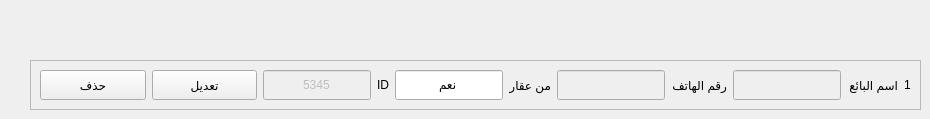
          <widget class="QWidget" name="tab_4">
           <attribute name="title">
            <string>Page</string>
           </attribute>
           <widget class="QFrame" name="frame_14">
            <property name="geometry">
             <rect>
              <x>30</x>
              <y>60</y>
              <width>891</width>
              <height>50</height>
             </rect>
            </property>
            <property name="sizePolicy">
             <sizepolicy hsizetype="Expanding" vsizetype="Expanding">
              <horstretch>0</horstretch>
              <verstretch>0</verstretch>
             </sizepolicy>
            </property>
            <property name="maximumSize">
             <size>
              <width>16777215</width>
              <height>50</height>
             </size>
            </property>
            <property name="layoutDirection">
             <enum>Qt::LeftToRight</enum>
            </property>
            <property name="frameShape">
             <enum>QFrame::StyledPanel</enum>
            </property>
            <property name="frameShadow">
             <enum>QFrame::Sunken</enum>
            </property>
            <layout class="QGridLayout" name="gridLayout_50">
             <item row="0" column="10">
              <widget class="QLabel" name="label_146">
               <property name="text">
                <string>1</string>
               </property>
              </widget>
             </item>
             <item row="0" column="5">
              <widget class="QLabel" name="label_148">
               <property name="text">
                <string>من عقار</string>
               </property>
              </widget>
             </item>
             <item row="0" column="1">
              <widget class="QPushButton" name="pushButton_32">
               <property name="sizePolicy">
                <sizepolicy hsizetype="Expanding" vsizetype="Expanding">
                 <horstretch>0</horstretch>
                 <verstretch>0</verstretch>
                </sizepolicy>
               </property>
               <property name="text">
                <string>تعديل</string>
               </property>
              </widget>
             </item>
             <item row="0" column="2">
              <widget class="QLineEdit" name="lineEdit_46">
               <property name="enabled">
                <bool>false</bool>
               </property>
               <property name="sizePolicy">
                <sizepolicy hsizetype="Expanding" vsizetype="Expanding">
                 <horstretch>0</horstretch>
                 <verstretch>0</verstretch>
                </sizepolicy>
               </property>
               <property name="text">
                <string>5345</string>
               </property>
               <property name="alignment">
                <set>Qt::AlignCenter</set>
               </property>
              </widget>
             </item>
             <item row="0" column="3">
              <widget class="QLabel" name="label_150">
               <property name="sizePolicy">
                <sizepolicy hsizetype="Preferred" vsizetype="Expanding">
                 <horstretch>0</horstretch>
                 <verstretch>0</verstretch>
                </sizepolicy>
               </property>
               <property name="text">
                <string>ID</string>
               </property>
              </widget>
             </item>
             <item row="0" column="6">
              <widget class="QLineEdit" name="lineEdit_47">
               <property name="enabled">
                <bool>false</bool>
               </property>
               <property name="sizePolicy">
                <sizepolicy hsizetype="Expanding" vsizetype="Expanding">
                 <horstretch>0</horstretch>
                 <verstretch>0</verstretch>
                </sizepolicy>
               </property>
               <property name="alignment">
                <set>Qt::AlignCenter</set>
               </property>
              </widget>
             </item>
             <item row="0" column="0">
              <widget class="QPushButton" name="pushButton_33">
               <property name="sizePolicy">
                <sizepolicy hsizetype="Expanding" vsizetype="Expanding">
                 <horstretch>0</horstretch>
                 <verstretch>0</verstretch>
                </sizepolicy>
               </property>
               <property name="text">
                <string>حذف</string>
               </property>
              </widget>
             </item>
             <item row="0" column="7">
              <widget class="QLabel" name="label_151">
               <property name="sizePolicy">
                <sizepolicy hsizetype="Preferred" vsizetype="Expanding">
                 <horstretch>0</horstretch>
                 <verstretch>0</verstretch>
                </sizepolicy>
               </property>
               <property name="text">
                <string>رقم الهاتف</string>
               </property>
              </widget>
             </item>
             <item row="0" column="8">
              <widget class="QLineEdit" name="lineEdit_48">
               <property name="enabled">
                <bool>false</bool>
               </property>
               <property name="sizePolicy">
                <sizepolicy hsizetype="Expanding" vsizetype="Expanding">
                 <horstretch>0</horstretch>
                 <verstretch>0</verstretch>
                </sizepolicy>
               </property>
               <property name="alignment">
                <set>Qt::AlignCenter</set>
               </property>
              </widget>
             </item>
             <item row="0" column="9">
              <widget class="QLabel" name="label_152">
               <property name="sizePolicy">
                <sizepolicy hsizetype="Preferred" vsizetype="Expanding">
                 <horstretch>0</horstretch>
                 <verstretch>0</verstretch>
                </sizepolicy>
               </property>
               <property name="text">
                <string>اسم البائع</string>
               </property>
              </widget>
             </item>
             <item row="0" column="4">
              <widget class="QLineEdit" name="lineEdit_49">
               <property name="sizePolicy">
                <sizepolicy hsizetype="Expanding" vsizetype="Expanding">
                 <horstretch>0</horstretch>
                 <verstretch>0</verstretch>
                </sizepolicy>
               </property>
               <property name="text">
                <string>نعم</string>
               </property>
               <property name="alignment">
                <set>Qt::AlignCenter</set>
               </property>
              </widget>
             </item>
            </layout>
           </widget>
          </widget>
